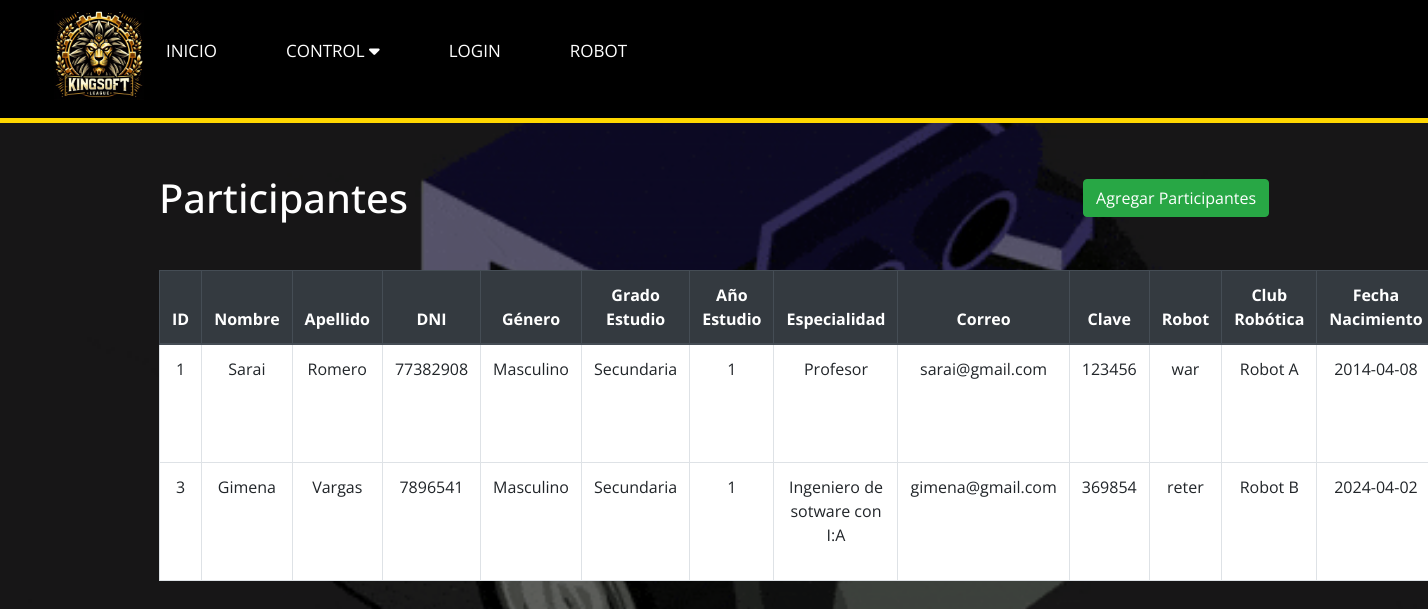
The page /Versión_1/Diseño/ParticipanteView.php on the database its author committed.
### tables this page shows
CREATE TABLE `participantes` (
  `id` int(20) NOT NULL,
  `nombre` varchar(50) DEFAULT NULL,
  `apellido` varchar(50) DEFAULT NULL,
  `dni` varchar(10) DEFAULT NULL,
  `participante_genero_id` int(11) DEFAULT NULL,
  `grado_estudio_id` int(11) DEFAULT NULL,
  `año_estudio` int(11) DEFAULT NULL,
  `especialidad` varchar(50) DEFAULT NULL,
  `correo` varchar(100) DEFAULT NULL,
  `clave` varchar(50) DEFAULT NULL,
  `fecha_de_actualizacion` timestamp NOT NULL DEFAULT current_timestamp() ON UPDATE current_timestamp(),
  `robot_id` int(11) DEFAULT NULL,
  `club_robotica_id` varchar(100) DEFAULT NULL,
  `fecha_nacimiento` date DEFAULT NULL
);

CREATE TABLE `participante_genero` (
  `id` int(11) NOT NULL,
  `genero` varchar(20) DEFAULT NULL
);

CREATE TABLE `grado_estudio` (
  `id` int(11) NOT NULL,
  `grado` varchar(100) DEFAULT NULL
);

CREATE TABLE `robot` (
  `id` int(11) NOT NULL,
  `nombre` varchar(100) DEFAULT NULL,
  `peso` decimal(10,2) DEFAULT NULL,
  `ancho` decimal(10,2) DEFAULT NULL,
  `alto` decimal(10,2) DEFAULT NULL,
  `Id_participante` int(11) NOT NULL
);

CREATE TABLE `club_robotica` (
  `id` int(11) NOT NULL,
  `nombre` varchar(100) DEFAULT NULL,
  `ciudad` varchar(100) DEFAULT NULL,
  `pais` varchar(100) DEFAULT NULL,
  `logo` varchar(200) NOT NULL,
  `nombre_institucion_id` int(11) DEFAULT NULL
);

### Versión_1/Diseño/ParticipanteController.php (called while the page is built, shortened)
<?php
require_once 'ParticipanteModel.php';
class ParticipanteController {
    private $model;
    public function __construct($db) {
        $this->model = new ParticipanteModel($db);
    }
    public function getAllParticipantes() {
        return $this->model->getAllParticipantes();
    }
}
?>

### Versión_1/Diseño/ParticipanteModel.php (called while the page is built, shortened)
<?php
class ParticipanteModel {
    private $conn;
    public function __construct($db) {
        $this->conn = $db;
    }
    public function getAllParticipantes() {
        $query = "SELECT * FROM participantes";
        $stmt = $this->conn->prepare($query);
        $stmt->execute();
        return $stmt;
    }
}
?>

### Versión_1/Diseño/ParticipanteView.php (the view, shortened to what this page needs)
<?php
require_once 'ParticipanteController.php';
$db = new PDO('mysql:host=localhost;dbname=datosks', 'root', '');
$controller = new ParticipanteController($db);
$participantes = $controller->getAllParticipantes();
?>
<!DOCTYPE html>
<html lang="en">
<head>
    <link rel="stylesheet" href="https://maxcdn.bootstrapcdn.com/bootstrap/4.5.2/css/bootstrap.min.css">
</head>
<body>
<?php
    include 'navegador.php';
?>
<div class="container">
        <div class="d-flex justify-content-between align-items-center mb-4">
            <h1 class="mt-4 mb-4">Participantes</h1>
            <a href="agregar_participantes.php" class="btn btn-success">Agregar Participantes</a>
        </div>
    <table class="table table-bordered">
        <thead class="thead-dark">
            <tr>
                <th>ID</th>
                <th>Nombre</th>
                <th>Apellido</th>
                <th>DNI</th>
                <th>Género</th>
                <th>Grado Estudio</th>
                <th>Año Estudio</th>
                <th>Especialidad</th>
                <th>Correo</th>
                <th>Clave</th>
                <th>Robot</th>
                <th>Club Robótica</th>
                <th>Fecha Nacimiento</th>
            </tr>
        </thead>
        <tbody>
            <?php while ($participante = $participantes->fetch(PDO::FETCH_ASSOC)) : ?>
                <tr>
                    <td><?php echo $participante['id']; ?></td>
                    <td><?php echo $participante['nombre']; ?></td>
                    <td><?php echo $participante['apellido']; ?></td>
                    <td><?php echo $participante['dni']; ?></td>
                    <td><?php echo getGeneroName($participante['participante_genero_id'], $db); ?></td>
                    <td><?php echo getGradoEstudioName($participante['grado_estudio_id'], $db); ?></td>
                    <td><?php echo $participante['año_estudio']; ?></td>
                    <td><?php echo $participante['especialidad']; ?></td>
                    <td><?php echo $participante['correo']; ?></td>
                    <td><?php echo $participante['clave']; ?></td>
                    <td><?php echo getRobotName($participante['robot_id'], $db); ?></td>
                    <td><?php echo getClubRoboticaName($participante['club_robotica_id'], $db); ?></td>
                    <td><?php echo $participante['fecha_nacimiento']; ?></td>
                </tr>
            <?php endwhile; ?>
        </tbody>
    </table>
</div>
</body>
</html>
<?php
function getGeneroName($genero_id, $db) {
    $query = "SELECT genero FROM participante_genero WHERE id = ?";
    $stmt = $db->prepare($query);
    $stmt->bindParam(1, $genero_id);
    $stmt->execute();
    $result = $stmt->fetch(PDO::FETCH_ASSOC);
    return $result['genero'];
}
function getGradoEstudioName($grado_estudio_id, $db) {
    $query = "SELECT grado FROM grado_estudio WHERE id = ?";
    $stmt = $db->prepare($query);
    $stmt->bindParam(1, $grado_estudio_id);
    $stmt->execute();
    $result = $stmt->fetch(PDO::FETCH_ASSOC);
    return $result['grado'];
}
function getRobotName($robot_id, $db) {
    $query = "SELECT nombre FROM robot WHERE id = ?";
    $stmt = $db->prepare($query);
    $stmt->bindParam(1, $robot_id);
    $stmt->execute();
    $result = $stmt->fetch(PDO::FETCH_ASSOC);
    return $result['nombre'];
}
function getClubRoboticaName($club_robotica_id, $db) {
    $query = "SELECT nombre FROM club_robotica WHERE id = ?";
    $stmt = $db->prepare($query);
    $stmt->bindParam(1, $club_robotica_id);
    $stmt->execute();
    $result = $stmt->fetch(PDO::FETCH_ASSOC);
    return $result['nombre'];
}
?>

### Versión_1/Diseño/stylelogin.css (style rules this page uses)
* { padding: 0; margin: 0; box-sizing: border-box; font-family: 'Open Sans', sans-serif; }
html { scroll-behavior: smooth; }

### Versión_1/Diseño/ParticipanteView.php (style rules this page uses)
.table { background-color:white; }
.container { margin-top: 150px; text-align: center; }
h1 { color:white; }

### rows shown on the page
participantes: id "1", nombre "Sarai", apellido "Romero", dni "77382908", participante_genero.genero "Masculino", grado_estudio.grado "Secundaria", año_estudio "1", especialidad "Profesor", correo "sarai@gmail.com", clave "123456", robot.nombre "war", club_robotica.nombre "Robot A", fecha_nacimiento "2014-04-08"
participantes: id "3", nombre "Gimena", apellido "Vargas", dni "7896541", participante_genero.genero "Masculino", grado_estudio.grado "Secundaria", año_estudio "1", especialidad "Ingeniero de sotware con I:A", correo "gimena@gmail.com", clave "369854", robot.nombre "reter", club_robotica.nombre "Robot B", fecha_nacimiento "2024-04-02"
